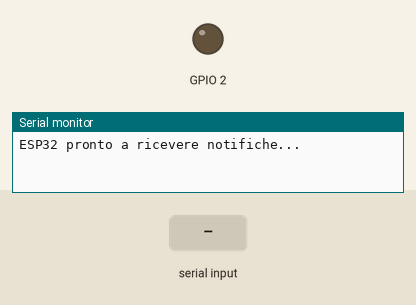
Bench run of a sketch on a simulated ESP32. On the bench: output pins drawn as LEDs (lit = HIGH), the last lines printed to the serial monitor. The test bench sets the inputs (shaded band).

Above: at 1.2 s.
1.3 s: "O" received over Serial
At 2.5 s:
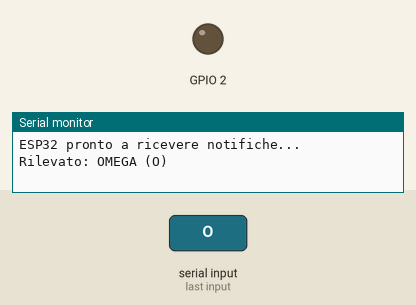
2.9 s: "P" received over Serial
At 3.8 s:
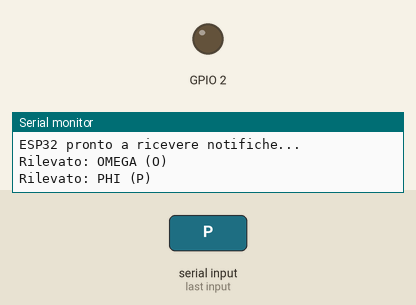
4.5 s: "S" received over Serial
At 5.0 s:
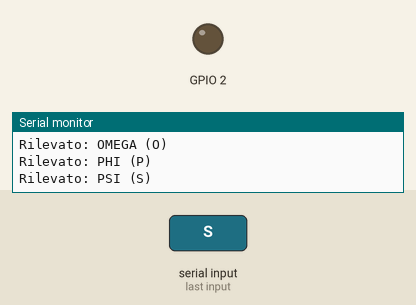
Timing chart, 0 to 7.5 s (numbered marks = the images above; inputs shaded):
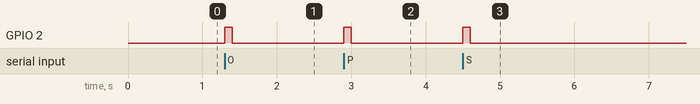

Measured:
- after the input at 1.3 s, GPIO 2: LOW → HIGH at once, → LOW 0.10 s later
- after the input at 2.9 s, GPIO 2: LOW → HIGH at once, → LOW 0.10 s later
- after the input at 4.5 s, GPIO 2: LOW → HIGH at once, → LOW 0.10 s later

The sketch:

esp32_receiver.ino
```cpp
/*
 * ESP32 Serial Receiver for RoboCup 2026
 * Receives letters (O, P, S) from Python wrapper via Serial
 */

#define BAUDRATE 115200

void setup() {
  // Inizializza la comunicazione seriale
  Serial.begin(BAUDRATE);
  while (!Serial) {
    ; // Attendi connessione seriale
  }

  Serial.println("ESP32 pronto a ricevere notifiche...");

  // Opzionale: Inizializza LED integrato per feedback visivo
  pinMode(2, OUTPUT);
  digitalWrite(2, LOW);
}

void loop() {
  // Controlla se ci sono dati disponibili sulla seriale
  if (Serial.available() > 0) {
    // Leggi il carattere in arrivo
    char receivedChar = Serial.read();

    // Feedback visivo (flash LED)
    digitalWrite(2, HIGH);
    delay(100);
    digitalWrite(2, LOW);

    // Gestione delle lettere ricevute
    switch(receivedChar) {
      case 'O':
        Serial.println("Rilevato: OMEGA (O)");
        // Aggiungi qui l'azione per Omega
        break;
      case 'P':
        Serial.println("Rilevato: PHI (P)");
        // Aggiungi qui l'azione per Phi
        break;
      case 'S':
        Serial.println("Rilevato: PSI (S)");
        // Aggiungi qui l'azione per Psi
        break;
      case '0':
        Serial.println("Cerchio Rilevato: Valore 0 (STOP/LED)");
        break;
      case '1':
        Serial.println("Cerchio Rilevato: Valore 1 (1 KIT)");
        break;
      case '2':
        Serial.println("Cerchio Rilevato: Valore 2 (2 KIT)");
        break;
      default:
        Serial.print("Ricevuto carattere sconosciuto: ");
        Serial.println(receivedChar);
        break;
    }
  }
}
```
